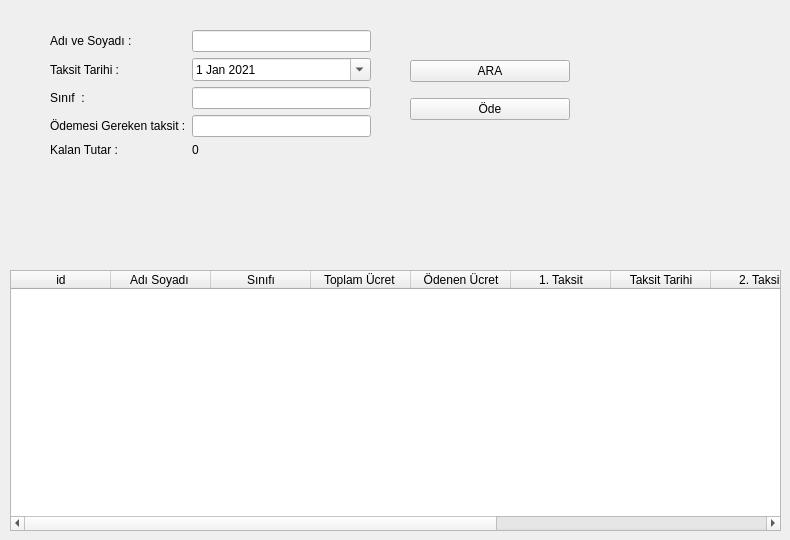
    <widget class="QWidget" name="page_23">
     <widget class="QWidget" name="formLayoutWidget_12">
      <property name="geometry">
       <rect>
        <x>50</x>
        <y>30</y>
        <width>321</width>
        <height>141</height>
       </rect>
      </property>
      <layout class="QFormLayout" name="formLayout_12">
       <item row="0" column="0">
        <widget class="QLabel" name="label_37">
         <property name="text">
          <string>Adı ve Soyadı :</string>
         </property>
        </widget>
       </item>
       <item row="0" column="1">
        <widget class="QLineEdit" name="adi_soyadi_2"/>
       </item>
       <item row="1" column="0">
        <widget class="QLabel" name="label_40">
         <property name="text">
          <string>Taksit Tarihi :</string>
         </property>
        </widget>
       </item>
       <item row="1" column="1">
        <widget class="QDateEdit" name="kayit_tarihi_2">
         <property name="calendarPopup">
          <bool>true</bool>
         </property>
         <property name="date">
          <date>
           <year>2021</year>
           <month>1</month>
           <day>1</day>
          </date>
         </property>
        </widget>
       </item>
       <item row="2" column="0">
        <widget class="QLabel" name="label_38">
         <property name="text">
          <string>Sınıf  :</string>
         </property>
        </widget>
       </item>
       <item row="2" column="1">
        <widget class="QLineEdit" name="sinif"/>
       </item>
       <item row="3" column="0">
        <widget class="QLabel" name="label_39">
         <property name="text">
          <string>Ödemesi Gereken taksit :</string>
         </property>
        </widget>
       </item>
       <item row="3" column="1">
        <widget class="QLineEdit" name="odeme_tutari"/>
       </item>
       <item row="4" column="0">
        <widget class="QLabel" name="label_41">
         <property name="text">
          <string>Kalan Tutar :</string>
         </property>
        </widget>
       </item>
       <item row="4" column="1">
        <widget class="QLabel" name="label_42">
         <property name="text">
          <string>0</string>
         </property>
        </widget>
       </item>
      </layout>
     </widget>
     <widget class="QWidget" name="verticalLayoutWidget_3">
      <property name="geometry">
       <rect>
        <x>410</x>
        <y>50</y>
        <width>160</width>
        <height>80</height>
       </rect>
      </property>
      <layout class="QVBoxLayout" name="verticalLayout_3">
       <item>
        <widget class="QPushButton" name="arama">
         <property name="text">
          <string>ARA</string>
         </property>
        </widget>
       </item>
       <item>
        <widget class="QPushButton" name="odeme">
         <property name="text">
          <string>Öde</string>
         </property>
        </widget>
       </item>
      </layout>
     </widget>
     <widget class="QTableWidget" name="tableWidget_2">
      <property name="geometry">
       <rect>
        <x>10</x>
        <y>270</y>
        <width>771</width>
        <height>261</height>
       </rect>
      </property>
      <column>
       <property name="text">
        <string>id</string>
       </property>
      </column>
      <column>
       <property name="text">
        <string>Adı Soyadı </string>
       </property>
      </column>
      <column>
       <property name="text">
        <string>Sınıfı</string>
       </property>
      </column>
      <column>
       <property name="text">
        <string>Toplam Ücret </string>
       </property>
      </column>
      <column>
       <property name="text">
        <string>Ödenen Ücret</string>
       </property>
      </column>
      <column>
       <property name="text">
        <string>1. Taksit</string>
       </property>
      </column>
      <column>
       <property name="text">
        <string>Taksit Tarihi</string>
       </property>
      </column>
      <column>
       <property name="text">
        <string>2. Taksit</string>
       </property>
      </column>
      <column>
       <property name="text">
        <string>Taksit Tarihi</string>
       </property>
      </column>
      <column>
       <property name="text">
        <string>3. Taksit</string>
       </property>
      </column>
      <column>
       <property name="text">
        <string>Taksit Tarih</string>
       </property>
      </column>
     </widget>
    </widget>
